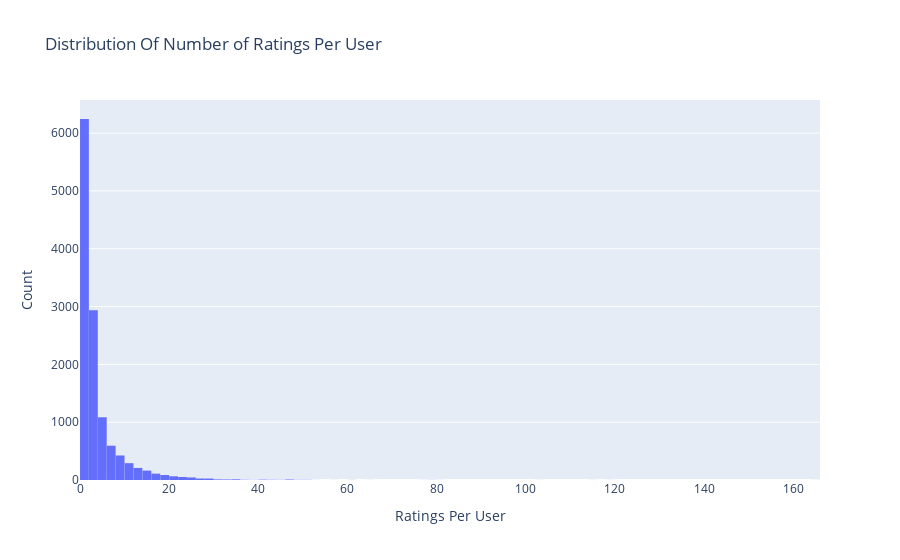

Write notebook code for a chart like this one.
### Code cell
data = ratings.groupby('user_id')['rating'].count()
#.clip(upper=50)

trace = go.Histogram(x = data.values,
                     name = 'Ratings',
                     xbins = dict(start = 0,
                                  end = 170,
                                  size = 2))

layout = go.Layout(title = 'Distribution Of Number of Ratings Per User',
                   xaxis = dict(title = 'Ratings Per User'),
                   yaxis = dict(title = 'Count'),
                   bargap = 0.01)


fig = go.Figure(data=[trace], layout=layout)
iplot(fig)

### Figure 1 — Plotly figure (JSON) as saved in the notebook; plotly's stock layout.template omitted (floating-point values rounded to 4 significant figures; data arrays with more than 128 entries replaced by an {"elided": "..."} marker saying what was removed)
{"data": [{"name": "Ratings", "type": "histogram", "x": {"elided": "12439 int values"}, "xbins": {"end": 170, "size": 2, "start": 0}}], "layout": {"bargap": 0.01, "title": {"text": "Distribution Of Number of Ratings Per User"}, "xaxis": {"title": {"text": "Ratings Per User"}}, "yaxis": {"title": {"text": "Count"}}}}
